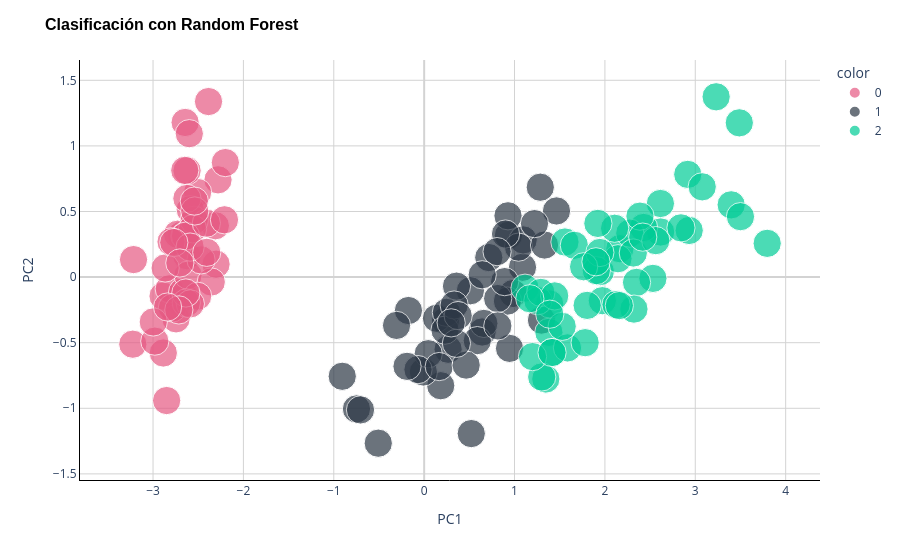

Notebook code cell kept with this figure:
### Markdown cell above
Para ver los grupos graficamente, volvemos ajustar el modelo con todos los datos y con los hiperparámetros óptimos, así podemos comparar visualmente con el gráfico de arriba:

### Code cell
forest = RandomForestClassifier(**search.best_params_, random_state=42)
y_pred = forest.fit(X, y).predict(X)

# Existing scatter plot
figure = px.scatter(
    x=pca.iloc[:, 0],
    y=pca.iloc[:, 1],
    color=y_pred.astype(str),
    color_discrete_map={'0': '#E65983', '1': '#2D3846'},
    size=[1] * pca.shape[0],
)

# Update layout
figure.update_layout(
    title='Clasificación con Random Forest',
    title_font=dict(size=16, family='Arial', color='black', weight='bold'),
    xaxis_title='PC1',
    yaxis_title='PC2',
    plot_bgcolor='white',
    yaxis=dict(showgrid=True, gridcolor='LightGray', showline=True, linecolor='Black', zeroline=True, zerolinecolor='LightGray'),
    xaxis=dict(showgrid=True, gridcolor='LightGray', showline=True, linecolor='Black', zeroline=True, zerolinecolor='LightGray'),
)

figure.show()

### Figure 1 — Plotly figure (JSON) as saved in the notebook; plotly's stock layout.template omitted (floating-point values rounded to 4 significant figures)
{"data": [{"hovertemplate": "color=0<br>x=%{x}<br>y=%{y}<br>size=%{marker.size}<extra></extra>", "legendgroup": "0", "marker": {"color": "#E65983", "size": [1, 1, 1, 1, 1, 1, 1, 1, 1, 1, 1, 1, 1, 1, 1, 1, 1, 1, 1, 1, 1, 1, 1, 1, 1, 1, 1, 1, 1, 1, 1, 1, 1, 1, 1, 1, 1, 1, 1, 1, 1, 1, 1, 1, 1, 1, 1, 1, 1, 1], "sizemode": "area", "sizeref": 0.0025, "symbol": "circle"}, "mode": "markers", "name": "0", "orientation": "v", "showlegend": true, "type": "scatter", "x": [-2.684, -2.714, -2.889, -2.745, -2.729, -2.281, -2.821, -2.626, -2.886, -2.673, -2.507, -2.613, -2.786, -3.224, -2.645, -2.386, -2.624, -2.648, -2.2, -2.588, -2.31, -2.544, -3.216, -2.303, -2.356, -2.507, -2.469, -2.562, -2.64, -2.632, -2.587, -2.41, -2.649, -2.599, -2.637, -2.866, -2.625, -2.801, -2.981, -2.59, -2.77, -2.849, -2.997, -2.406, -2.209, -2.714, -2.538, -2.839, -2.543, -2.703], "xaxis": "x", "y": [0.3194, -0.177, -0.1449, -0.3183, 0.3268, 0.7413, -0.08946, 0.1634, -0.5783, -0.1138, 0.6451, 0.01473, -0.2351, -0.5114, 1.179, 1.338, 0.8107, 0.3118, 0.8728, 0.5136, 0.3913, 0.433, 0.1335, 0.09871, -0.03728, -0.146, 0.131, 0.3677, 0.312, -0.197, -0.2043, 0.4109, 0.8134, 1.093, -0.1213, 0.06936, 0.5994, 0.2686, -0.488, 0.229, 0.2635, -0.941, -0.3419, 0.1889, 0.4367, -0.2502, 0.5038, -0.2279, 0.5794, 0.1077], "yaxis": "y"}, {"hovertemplate": "color=1<br>x=%{x}<br>y=%{y}<br>size=%{marker.size}<extra></extra>", "legendgroup": "1", "marker": {"color": "#2D3846", "size": [1, 1, 1, 1, 1, 1, 1, 1, 1, 1, 1, 1, 1, 1, 1, 1, 1, 1, 1, 1, 1, 1, 1, 1, 1, 1, 1, 1, 1, 1, 1, 1, 1, 1, 1, 1, 1, 1, 1, 1, 1, 1, 1, 1, 1, 1, 1, 1], "sizemode": "area", "sizeref": 0.0025, "symbol": "circle"}, "mode": "markers", "name": "1", "orientation": "v", "showlegend": true, "type": "scatter", "x": [1.285, 0.9325, 1.464, 0.1833, 1.088, 0.6417, 1.095, -0.7491, 1.044, -0.008745, -0.5078, 0.5117, 0.265, 0.9849, -0.1739, 0.9279, 0.6603, 0.2361, 0.9447, 0.04523, 0.3579, 1.298, 0.9217, 0.7149, 0.9002, 1.332, 0.8133, -0.3056, -0.06813, -0.1896, 0.1364, 0.588, 0.8069, 1.221, 0.8151, 0.246, 0.1664, 0.4648, 0.8908, 0.2305, -0.7045, 0.357, 0.3319, 0.3762, 0.6426, -0.9065, 0.299, 0.5212], "xaxis": "x", "y": [0.6852, 0.3183, 0.5043, -0.828, 0.07459, -0.4182, 0.2835, -1.005, 0.2284, -0.7231, -1.266, -0.104, -0.55, -0.1248, -0.2549, 0.4672, -0.353, -0.3336, -0.5431, -0.5838, -0.06893, -0.3278, -0.1827, 0.1491, 0.3285, 0.2444, -0.1634, -0.3683, -0.7052, -0.6803, -0.314, -0.4843, 0.1942, 0.4076, -0.372, -0.2685, -0.6819, -0.6707, -0.03446, -0.4044, -1.012, -0.5049, -0.2127, -0.2932, 0.01774, -0.7561, -0.3489, -1.193], "yaxis": "y"}, {"hovertemplate": "color=2<br>x=%{x}<br>y=%{y}<br>size=%{marker.size}<extra></extra>", "legendgroup": "2", "marker": {"color": "#00cc96", "size": [1, 1, 1, 1, 1, 1, 1, 1, 1, 1, 1, 1, 1, 1, 1, 1, 1, 1, 1, 1, 1, 1, 1, 1, 1, 1, 1, 1, 1, 1, 1, 1, 1, 1, 1, 1, 1, 1, 1, 1, 1, 1, 1, 1, 1, 1, 1, 1, 1, 1, 1, 1], "sizemode": "area", "sizeref": 0.0025, "symbol": "circle"}, "mode": "markers", "name": "2", "orientation": "v", "showlegend": true, "type": "scatter", "x": [1.116, 1.558, 1.38, 2.531, 1.415, 2.617, 1.972, 2.35, 3.397, 2.933, 2.321, 2.917, 1.662, 1.803, 2.166, 1.346, 1.586, 1.904, 1.95, 3.487, 3.796, 1.301, 2.428, 1.199, 3.5, 1.389, 2.275, 2.614, 1.259, 1.291, 2.124, 2.388, 2.842, 3.231, 2.159, 1.444, 1.781, 3.076, 2.144, 1.905, 1.169, 2.108, 2.314, 1.922, 1.415, 2.563, 2.419, 1.944, 1.527, 1.764, 1.901, 1.39], "xaxis": "x", "y": [-0.08462, 0.2675, -0.421, -0.009849, -0.5749, 0.3439, -0.1797, -0.04026, 0.5508, 0.3555, -0.2438, 0.7828, 0.2422, -0.2156, 0.2163, -0.7768, -0.5396, 0.1193, 0.04194, 1.176, 0.2573, -0.7611, 0.3782, -0.6061, 0.4607, -0.2044, 0.335, 0.5609, -0.1797, -0.1167, -0.2097, 0.4646, 0.3753, 1.374, -0.2173, -0.1434, -0.4999, 0.6881, 0.1401, 0.0493, -0.165, 0.3723, 0.1837, 0.4092, -0.5749, 0.2779, 0.3048, 0.1875, -0.3753, 0.07886, 0.1166, -0.2827], "yaxis": "y"}], "layout": {"legend": {"itemsizing": "constant", "title": {"text": "color"}, "tracegroupgap": 0}, "margin": {"t": 60}, "plot_bgcolor": "white", "title": {"font": {"color": "black", "family": "Arial", "size": 16, "weight": "bold"}, "text": "Clasificación con Random Forest"}, "xaxis": {"anchor": "y", "domain": [0, 1], "gridcolor": "LightGray", "linecolor": "Black", "showgrid": true, "showline": true, "title": {"text": "PC1"}, "zeroline": true, "zerolinecolor": "LightGray"}, "yaxis": {"anchor": "x", "domain": [0, 1], "gridcolor": "LightGray", "linecolor": "Black", "showgrid": true, "showline": true, "title": {"text": "PC2"}, "zeroline": true, "zerolinecolor": "LightGray"}}}
